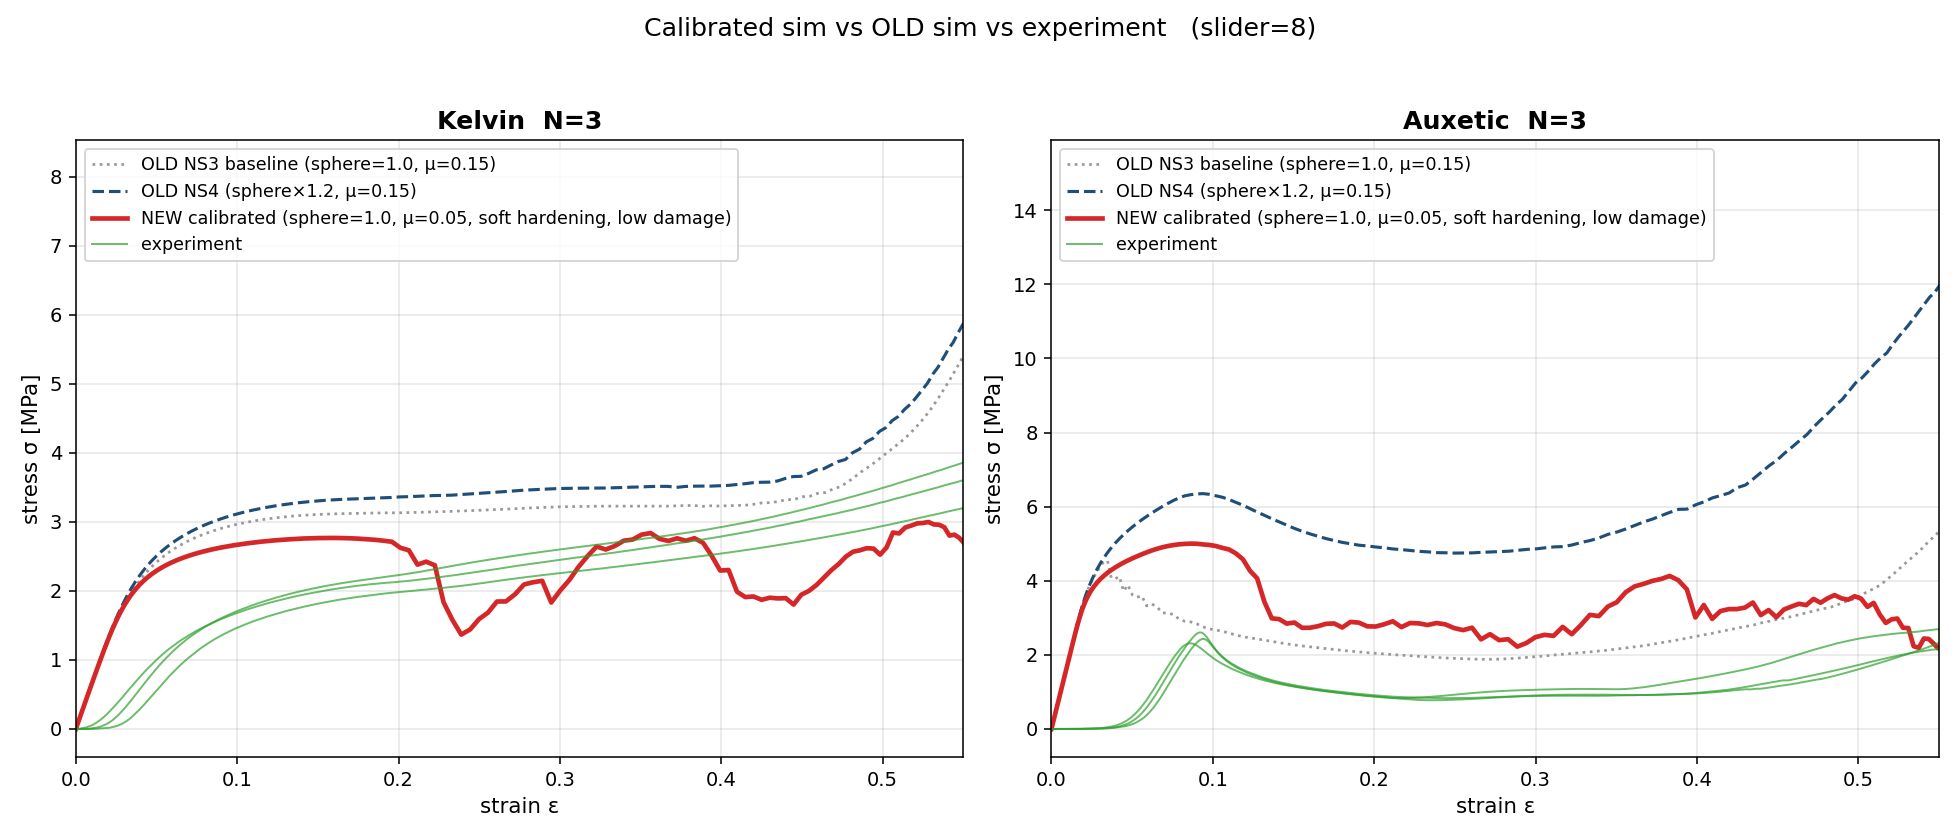

Reproduce this figure in Python.
#!/usr/bin/env python3
"""Overlay new calibrated sim vs old NS4/NS3 sim vs experiment for the
two topologies the user re-ran (Kelvin N=3, Auxetic N=3)."""
import os, csv, numpy as np
import matplotlib
matplotlib.use('Agg')
import matplotlib.pyplot as plt

CONS = os.path.dirname(os.path.abspath(__file__))
GENROOT = os.path.dirname(CONS)


def parse_sim(path, n=3, cell=5.0):
    if not os.path.exists(path): return None
    rho = sl = sa = None
    d, f = [], []; started = False
    with open(path, errors='replace') as fh:
        for line in fh:
            s = line.strip()
            if not started:
                if s.startswith('density:'):       rho = float(s.split(':')[1]); continue
                if s.startswith('strain_length:'): sl  = float(s.split(':')[1]); continue
                if s.startswith('stress_area:'):   sa  = float(s.split(':')[1]); continue
                if 'X' in s and '_temp_3' in s: started = True
                continue
            parts = s.split()
            if len(parts) == 2:
                try: d.append(float(parts[0])); f.append(float(parts[1]))
                except ValueError: pass
    if not started or len(d) < 5 or rho is None: return None
    if sl is None: sl = n * cell
    if sa is None: sa = (n * cell) ** 2
    return rho, np.asarray(d) / sl, np.asarray(f) / sa


def parse_exp(csv_path):
    rows = []
    with open(csv_path, encoding='utf-8', errors='replace') as fh:
        for r in csv.reader(fh): rows.append(r)
    dims, names = [], []
    for i, r in enumerate(rows):
        if len(r) >= 4 and r[0].strip() == 'Name' and r[1].strip() == 'Thickness':
            j = i + 1
            while j < len(rows):
                rr = rows[j]
                if len(rr) >= 4 and rr[0].strip() and rr[0].strip() != 'Size Unit:':
                    try:
                        dims.append((float(rr[1]), float(rr[2]), float(rr[3])))
                        names.append(rr[0].strip())
                    except ValueError: pass
                if not rr or not rr[0].strip():
                    if dims: break
                j += 1
            break
    specs = []
    for sn in names:
        block = None
        for k, r in enumerate(rows):
            if len(r) >= 1 and r[0].strip() == sn and (len(r) == 1 or not r[1].strip()):
                if k+1 < len(rows) and rows[k+1][:4] == ['Time','Force','Disp.','Stroke']:
                    block = k + 3; break
        if block is None: specs.append((np.array([]), np.array([]))); continue
        force, disp = [], []
        m = block
        while m < len(rows):
            r = rows[m]
            if len(r) < 4 or not r[0].strip(): break
            try: force.append(float(r[1])); disp.append(float(r[2]))
            except ValueError: break
            m += 1
        specs.append((np.asarray(force), np.asarray(disp)))
    return names, dims, specs


def find_exp_dir(topo, n, slider=8):
    base = os.path.join(CONS, 'experiment', '20260422', topo)
    out = []
    if not os.path.isdir(base): return out
    for sub in sorted(os.listdir(base)):
        if not sub.startswith(f'N{n}_slider{slider}'): continue
        if any(x in sub for x in ('wrong_dir','fault','one_sample','remove')): continue
        p = os.path.join(base, sub, 'data.csv')
        if os.path.exists(p): out.append((sub, p))
    return out


CASES = [
    ('Kelvin',  3, os.path.join(GENROOT, 'Kelvin',  '5','0p5','8','StaCompre','feature_data.txt')),
    ('Auxetic', 3, os.path.join(GENROOT, 'Auxetic', '5','0p5','8','StaCompre','feature_data.txt')),
]

fig, axes = plt.subplots(1, 2, figsize=(14, 6))
for ax, (topo, n, new_path) in zip(axes, CASES):
    new_ = parse_sim(new_path, n)
    ns4  = parse_sim(os.path.join(CONS,'simulation','NewSession4',topo,f'N{n}','feature_data.txt'), n)
    ns3  = parse_sim(os.path.join(CONS,'simulation','NewSession3',f'{topo}__baseline',f'N{n}','feature_data.txt'), n)

    if ns3 is not None:
        ax.plot(ns3[1], ns3[2], color='#999999', lw=1.4, ls=':',  label='OLD NS3 baseline (sphere=1.0, μ=0.15)')
    if ns4 is not None:
        ax.plot(ns4[1], ns4[2], color='#1f4e79', lw=1.6, ls='--', label='OLD NS4 (sphere×1.2, μ=0.15)')
    if new_ is not None:
        ax.plot(new_[1], new_[2], color='#d62728', lw=2.4, ls='-',
                label=f'NEW calibrated (sphere=1.0, μ=0.05, soft hardening, low damage)')

    for sub, csvp in find_exp_dir(topo, n):
        names, dims, specs = parse_exp(csvp)
        for k, (force, disp) in enumerate(specs):
            if force.size == 0 or k >= len(dims): continue
            T, W, H = dims[k]
            if T <= 0 or W <= 0 or H <= 0: continue
            ax.plot(disp/H, force/(T*W), color='#2ca02c', lw=1.0, alpha=0.7,
                    label='experiment' if (sub == find_exp_dir(topo,n)[0][0] and k==0) else None)

    ax.set_title(f'{topo}  N={n}', fontsize=13, fontweight='bold')
    ax.set_xlabel('strain ε', fontsize=11)
    ax.set_ylabel('stress σ [MPa]', fontsize=11)
    ax.set_xlim(0, 0.55)
    ax.grid(True, alpha=0.3)
    ax.legend(fontsize=9, loc='upper left')

fig.suptitle('Calibrated sim vs OLD sim vs experiment   (slider=8)', fontsize=13)
plt.tight_layout(rect=[0,0,1,0.95])
out = os.path.join(CONS, 'check_calibrated.png')
plt.savefig(out, dpi=140); plt.close(fig)
print('Saved:', out)

# Print key features
print()
print(f'{"case":<22}{"rho":>7}  {"slope_init":>12}  {"σ_pk":>8}  {"ε_pk":>8}  {"σ@0.25":>8}')
for topo, n, new_path in CASES:
    for label, p in [('NEW', new_path),
                     ('OLD NS4', os.path.join(CONS,'simulation','NewSession4',topo,f'N{n}','feature_data.txt')),
                     ('OLD NS3', os.path.join(CONS,'simulation','NewSession3',f'{topo}__baseline',f'N{n}','feature_data.txt'))]:
        r = parse_sim(p, n)
        if r is None: print(f'{topo+" N3 "+label:<22}  (missing)'); continue
        rho, eps, sig = r
        ie = np.searchsorted(eps, 0.005); slope = sig[ie]/eps[ie] if ie>0 else float('nan')
        ipk = int(np.argmax(sig)); s_pk, e_pk = sig[ipk], eps[ipk]
        s25 = float(np.interp(0.25, eps, sig)) if eps[-1]>=0.25 else float('nan')
        print(f'{topo+" N3 "+label:<22}{rho:7.4f}  {slope:12.1f}  {s_pk:8.3f}  {e_pk:8.4f}  {s25:8.3f}')
